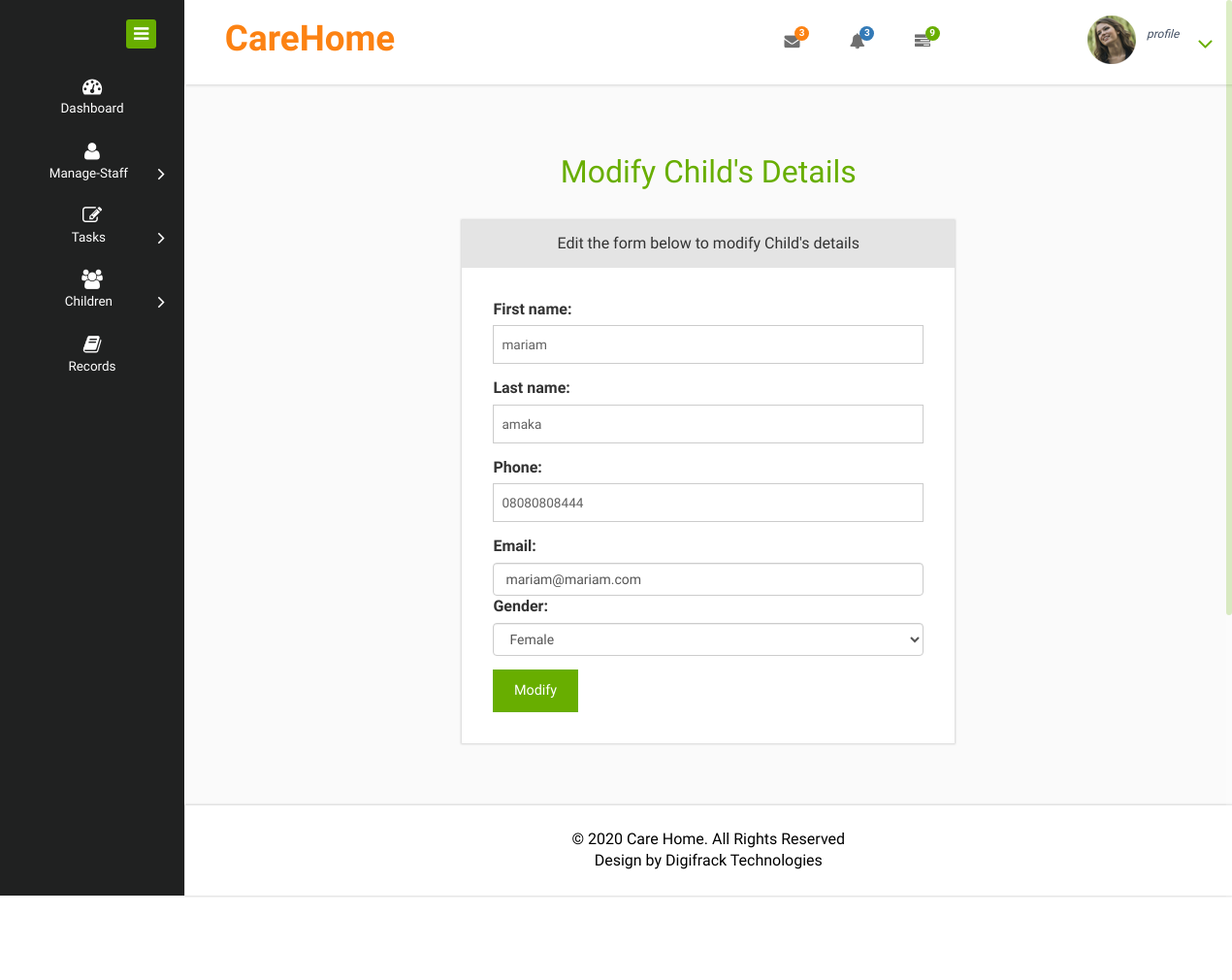
The app's page /child/modify/1/ (signed in) with its own data.
### children/models.py (models this page shows, shortened)
class Child(models.Model):
    MALE = 0
    FEMALE = 1
    SELECT = 2
    GENDER = enumerate(('Male', 'Female', 'Select'))
    first_name = models.CharField(max_length=50)
    last_name = models.CharField(max_length=50)
    gender = models.PositiveIntegerField(choices=GENDER, default=SELECT)
    phone = models.CharField(max_length=20)
    email = models.EmailField()
    assigned = models.BooleanField(default=False)
    when = models.DateTimeField(auto_now_add=True)

### children/views.py (the view)
# urls.py: path("modify/<int:child_id>/", views.modify_child_details, name="modify_child_details"),
def modify_child_details(request, child_id=None):
    if not is_manager(user=request.user):
        print("You are permitted")
        logout(request)
        return redirect('login')
    child = get_object_or_404(Child, id=child_id)
    form = ChildModifyForm(request.POST or None, request.FILES or None, instance=child)
    if form.is_valid():
        updated = form.save()
        messages.success(request, "Child successfully updated")
        return redirect('children_list')
    context = {"child": child, "form": form}
    return render(request, "children/modify_child_details.html", context)

### children/forms.py
class ChildModifyForm(forms.ModelForm):
    class Meta:
        model = Child
        fields = ['first_name', 'last_name', 'phone', 'email', 'gender']

### accounts/utils.py (called while the page is built)
def is_manager(user):
    if Account.objects.filter(user=user):
        account = Account.objects.get(user=user)
        if account.user_type == Account.MANAGER:
            return True
        return False

### templates/children/modify_child_details.html (shortened to what this page needs)
{% extends "base/base.html" %}
{% load staticfiles %}
{% block side_menu %}
{% include 'base/side_menu/manager_side_menu.html' %}
{% endblock side_menu %}
{% block content %}
<div class="market-updates">
    <div class="inbox" >
    	  <h2  style="text-align:center;">
					Modify Child's Details
				</h2>
			<div class="col-md-6 col-sm-offset-3 compose-right">
				<div class="inbox-details-default">
					<div class="inbox-details-heading" style="text-align:center;">
						Edit the form below to modify Child's details
					</div>
					<div class="inbox-details-body">
						<form class="" action="" method="post" id="">{% csrf_token %}
							{{ form }}
							<input type="submit" name="" onclick="" value="Modify">
						</form>
					</div>
				</div>
			</div>
   </div>
</div>
{% endblock content %}

### records on screen
Child: first_name "mariam", last_name "amaka", phone "08080808444", email "mariam@mariam.com", gender "Female"
